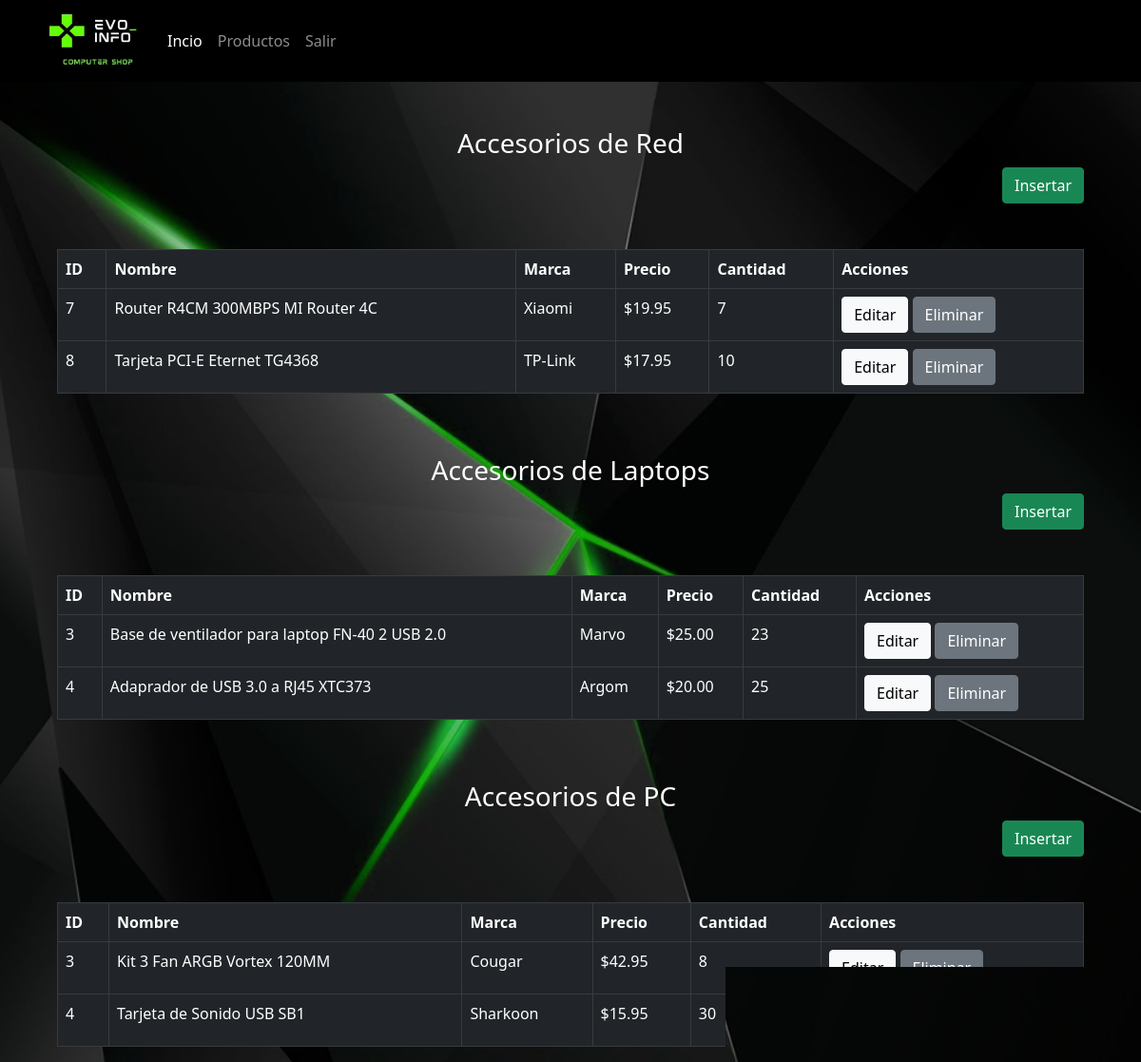
/producto/Ver, run on the app's committed database.
### tables this page shows
CREATE TABLE IF NOT EXISTS `redes` (
  `ID` int(11) NOT NULL AUTO_INCREMENT,
  `Nombre` varchar(120) NOT NULL,
  `Marca` varchar(120) NOT NULL,
  `Precio` float(10,2) NOT NULL,
  `Cantidad` int(100) NOT NULL,
  PRIMARY KEY (`ID`)
);

CREATE TABLE IF NOT EXISTS `laptops` (
  `ID` int(11) NOT NULL AUTO_INCREMENT,
  `Nombre` varchar(120) NOT NULL,
  `Marca` varchar(120) NOT NULL,
  `Precio` float(10,2) NOT NULL,
  `Cantidad` int(11) NOT NULL,
  PRIMARY KEY (`ID`)
);

CREATE TABLE IF NOT EXISTS `pc` (
  `ID` int(11) NOT NULL AUTO_INCREMENT,
  `Nombre` varchar(120) NOT NULL,
  `Marca` varchar(120) NOT NULL,
  `Precio` float(10,2) NOT NULL,
  `Cantidad` int(11) NOT NULL,
  PRIMARY KEY (`ID`)
);

### controladores/producto.controlador.php (called while the page is built, shortened)
<?php
require_once "modelos/producto.php";
class ProductoControlador{
    public function __CONSTRUCT(){
        $this->modelo=new Producto;
    }
    public function Ver(){
        require_once "vistas/encabezado.php";
        require_once "vistas/productos/index.php";
        require_once "vistas/productos2/index.php";
        require_once "vistas/productos3/index.php";
    }
}

### modelos/basededatos.php (called while the page is built, shortened)
<?php
class BasedeDatos{
    public static function Conectar(){
        try{
            $conexion = new PDO
            ("mysql:host=".self::servidor.";dbname=".
            self::nombrebd.";charset=utf8",self::usuariobd,
            self::clave);
            $conexion->setAttribute(PDO::ATTR_ERRMODE,PDO::ERRMODE_EXCEPTION);
            return $conexion;
        }catch(PDOException $e){
            return "FALLO".$e->getMessage();
        }
    }
}

### modelos/producto.php (called while the page is built, shortened)
<?php
class Producto{
    private $pdo;
    public function __CONSTRUCT(){
        $this->pdo = BasedeDatos::Conectar();
    }
    public function Listar(){
        try{
            $consulta=$this->pdo->prepare("SELECT * FROM redes;");
            $consulta->execute();
            return $consulta->fetchAll(PDO::FETCH_OBJ);
        }catch(Exception $e){
            die($e->getMessage());
        }
    }
    public function Listar2(){
        try{
            $consulta=$this->pdo->prepare("SELECT * FROM laptops;");
            $consulta->execute();
            return $consulta->fetchAll(PDO::FETCH_OBJ);
        }catch(Exception $e){
            die($e->getMessage());
        }
    }
    public function Listar3(){
        try{
            $consulta=$this->pdo->prepare("SELECT * FROM pc;");
            $consulta->execute();
            return $consulta->fetchAll(PDO::FETCH_OBJ);
        }catch(Exception $e){
            die($e->getMessage());
        }
    }
}

### vistas/productos/index.php (the view, shortened to what this page needs)
<div class="row mx-5 mt-5">
    <div class="col ml-5">
        <h3 class="text-center" style="color:#FFFFFF">Accesorios de Red</h3>
        <div class="d-grid gap-2 d-md-flex justify-content-md-end">
          <a class="btn btn-success btn-flat" href="FormCrear">Insertar
            <i class="fa fa-lg fa-plus"></i></a>
        </div>
    </div>
</div>
<div class="row mx-5 mt-5">
    <div class="col ml-5">
        <table class="table table-bordered table-dark">
            <thead>
                <tr>
                    <th>ID</th>
                    <th>Nombre</th>
                    <th>Marca</th>
                    <th>Precio</th>
                    <th>Cantidad</th>
                    <th>Acciones</th>
                </tr>
            </thead>
            <tbody>
                <?php foreach($this->modelo->Listar() as $r):?>
                <tr>
                    <td><?=$r->ID?></td>
                    <td><?=$r->Nombre?></td>
                    <td><?=$r->Marca?></td>
                    <td>$<?=$r->Precio?></td>
                    <td><?=$r->Cantidad?></td>
                    <td>
                        <a class="btn btn btn-light btn-flat" href="FormCrear/<?=$r->ID?>">Editar
                            <i class="fa fa-lg fa-refresh"></i></a>
                        <a class="btn btn-secondary btn-flat" href="Borrar/<?=$r->ID?>">Eliminar
                            <i class="fa fa-lg fa-trash"></i></a>
                    </td>
                </tr>
                <?php endforeach;?>
            </tbody>
        </table>
    </div>
</div>

### index.php (shortened to what this page needs)
<?php
require_once "modelos/basededatos.php";
if(!isset($_GET['c'])){
    require_once "controladores/inicio.controlador.php";
    $controlador = new InicioControlador();
    call_user_func(array($controlador,"Inicio"));
}else{
    $controlador = new $controlador;
    $accion = isset($_GET['a']) ? $_GET['a'] : "Inicio" ;
    call_user_func(array($controlador,$accion));
}

### vistas/encabezado.php (shortened to what this page needs)
<!DOCTYPE html>
<html lang="en">
<head>
    <link href="https://cdn.jsdelivr.net/npm/bootstrap@5.0.2/dist/css/bootstrap.min.css" rel="stylesheet"
>
        <link rel="stylesheet" href="<?php echo SERVERURL;?>/assets/css/encabezado.css">
<body>
    <nav class="navbar navbar-expand-lg navbar navbar-dark" style="background-color: #000000;">
        <div class="container-fluid">
            <img src="<?php echo SERVERURL;?>/vistas/img/logo5.jpeg" alt="" width="140" height="70" class="d-inline-block align-text-top">
            <div class="collapse navbar-collapse" id="navbarNav">
                <ul class="navbar-nav">
                    <li class="nav-item">
                        <a class="nav-link active" aria-current="page" href="<?php echo SERVERURL;?>producto/Indice">Incio</a>
                    </li>
                    <li class="nav-item">
                        <a class="nav-link" href="<?php echo SERVERURL;?>producto/Ver">Productos</a>
                    </li>
                    <li class="nav-item">
                        <a class="nav-link" href="<?php echo SERVERURL;?>inicio">Salir</a>
                    </li>
                </ul>
            </div>
        </div>
    </nav>

### vistas/productos2/index.php (shortened to what this page needs)
<div class="row mx-5 mt-5">
    <div class="col ml-5">
        <h3 class="text-center" style="color:#FFFFFF">Accesorios de Laptops</h3>
        <div class="d-grid gap-2 d-md-flex justify-content-md-end">
          <a class="btn btn-success btn-flat" href="FormCrear2">Insertar
            <i class="fa fa-lg fa-plus"></i></a>
        </div>
    </div>
</div>
<div class="row mx-5 mt-5">
    <div class="col ml-5">
        <table class="table table-bordered table-dark">
            <thead>
                <tr>
                    <th>ID</th>
                    <th>Nombre</th>
                    <th>Marca</th>
                    <th>Precio</th>
                    <th>Cantidad</th>
                    <th>Acciones</th>
                </tr>
            </thead>
            <tbody>
                <?php foreach($this->modelo->Listar2() as $r):?>
                <tr>
                    <td><?=$r->ID?></td>
                    <td><?=$r->Nombre?></td>
                    <td><?=$r->Marca?></td>
                    <td>$<?=$r->Precio?></td>
                    <td><?=$r->Cantidad?></td>
                    <td>
                        <a class="btn btn-light btn-flat" href="FormCrear2/<?=$r->ID?>">Editar
                            <i class="fa fa-lg fa-refresh"></i></a>
                        <a class="btn btn-secondary btn-flat" href="Borrar2/<?=$r->ID?>">Eliminar
                            <i class="fa fa-lg fa-trash"></i></a>
                    </td>
                </tr>
                <?php endforeach;?>
            </tbody>
        </table>
    </div>
</div>

### vistas/productos3/index.php (shortened to what this page needs)
<div class="row mx-5 mt-5">
    <div class="col ml-5">
        <h3 class="text-center" style="color:#FFFFFF">Accesorios de PC</h3>
        <div class="d-grid gap-2 d-md-flex justify-content-md-end">
          <a class="btn btn-success btn-flat" href="FormCrear3">Insertar
            <i class="fa fa-lg fa-plus"></i></a>
        </div>
    </div>
</div>
<div class="row mx-5 mt-5">
    <div class="col ml-5">
        <table class="table table-bordered table-dark">
            <thead>
                <tr>
                    <th>ID</th>
                    <th>Nombre</th>
                    <th>Marca</th>
                    <th>Precio</th>
                    <th>Cantidad</th>
                    <th>Acciones</th>
                </tr>
            </thead>
            <tbody>
                <?php foreach($this->modelo->Listar3() as $r):?>
                <tr>
                    <td><?=$r->ID?></td>
                    <td><?=$r->Nombre?></td>
                    <td><?=$r->Marca?></td>
                    <td>$<?=$r->Precio?></td>
                    <td><?=$r->Cantidad?></td>
                    <td>
                        <a class="btn btn-light btn-flat" href="FormCrear3/<?=$r->ID?>">Editar
                            <i class="fa fa-lg fa-refresh"></i></a>
                        <a class="btn btn-secondary btn-flat" href="Borrar3/<?=$r->ID?>">Eliminar
                            <i class="fa fa-lg fa-trash"></i></a>
                    </td>
                </tr>
                <?php endforeach;?>
            </tbody>
        </table>
    </div>
</div>

### assets/css/encabezado.css (style rules this page uses)
body { background-image: url(../../vistas/img/registrar.png); background-repeat: no-repeat; background-size: cover; background-attachment: fixed; }

### data on the page
redes: ID "7", Nombre "Router R4CM 300MBPS MI Router 4C", Marca "Xiaomi", Precio "19.95", Cantidad "7"
redes: ID "8", Nombre "Tarjeta PCI-E Eternet TG4368", Marca "TP-Link", Precio "17.95", Cantidad "10"
laptops: ID "3", Nombre "Base de ventilador para laptop FN-40 2 USB 2.0", Marca "Marvo", Precio "25.00", Cantidad "23"
laptops: ID "4", Nombre "Adaprador de USB 3.0 a RJ45 XTC373", Marca "Argom", Precio "20.00", Cantidad "25"
pc: ID "3", Nombre "Kit 3 Fan ARGB Vortex 120MM", Marca "Cougar", Precio "42.95", Cantidad "8"
pc: ID "4", Nombre "Tarjeta de Sonido USB SB1", Marca "Sharkoon", Precio "15.95", Cantidad "30"
